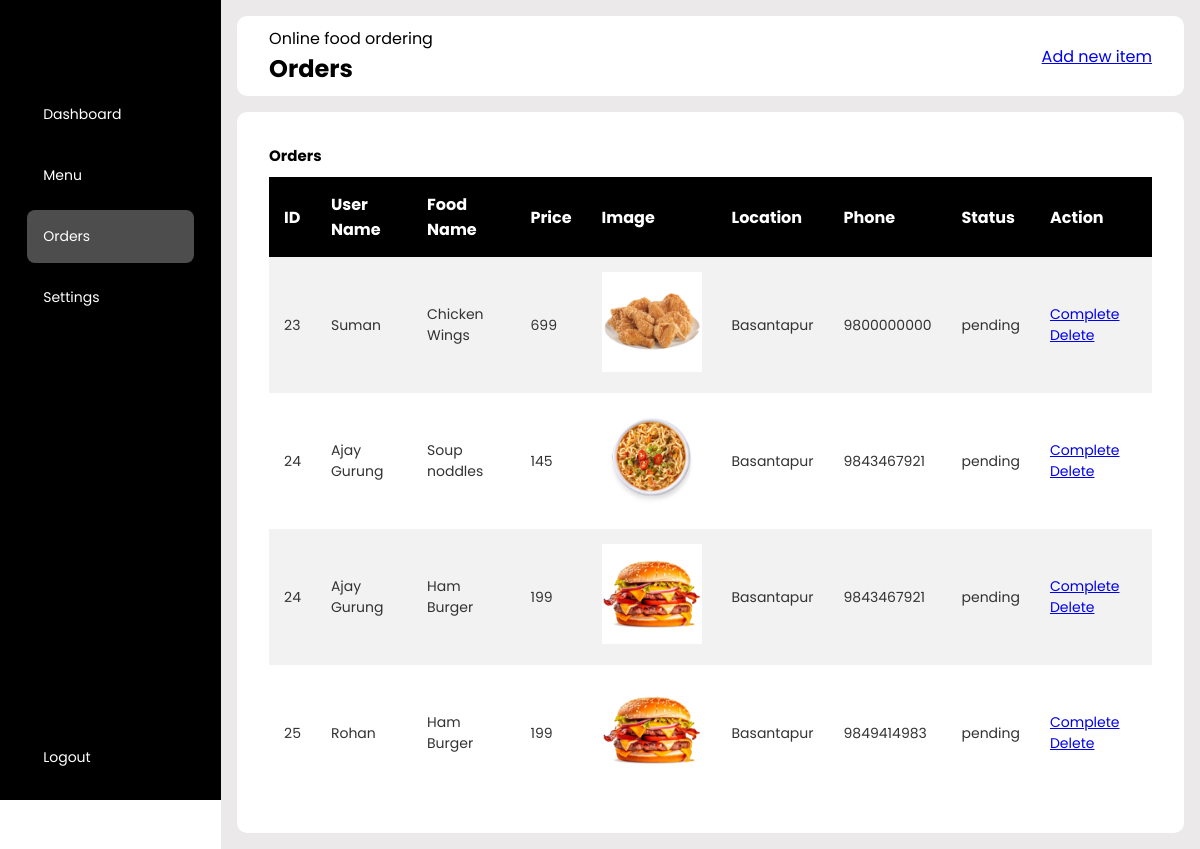
Screenshot of /admin/orders.php (signed in) with the database file from the repository.
### tables this page shows
CREATE TABLE `orders` (
  `id` int(11) NOT NULL,
  `user_id` int(11) NOT NULL,
  `created_at` timestamp NOT NULL DEFAULT current_timestamp(),
  `status` varchar(255) NOT NULL DEFAULT 'pending',
  `total` decimal(10,2) NOT NULL,
  `location` varchar(255) NOT NULL
);

CREATE TABLE `users` (
  `id` int(11) NOT NULL,
  `email` varchar(100) NOT NULL,
  `password` varchar(100) NOT NULL,
  `phone` bigint(10) NOT NULL,
  `fullname` varchar(100) NOT NULL
);

CREATE TABLE `foods` (
  `id` int(11) NOT NULL,
  `name` varchar(200) NOT NULL,
  `description` text NOT NULL,
  `price` bigint(20) NOT NULL,
  `image_path` varchar(100) NOT NULL
);

### admin/orders.php (the view, shortened to what this page needs)
 <?php session_start();
 include_once '../utils/db.php';
 $query = "SELECT o.id AS orderid, o.status, u.fullname, u.phone, f.name, f.price, f.image_path, o.location
 FROM orders AS o
 JOIN order_items AS oi ON o.id = oi.order_id
 JOIN users AS u ON o.user_id = u.id
 JOIN foods AS f ON oi.food_id = f.id";
 $result = $conn->query($query);
 ?>
 <!DOCTYPE html>
 <html lang="en">
 <head>
   <link rel="stylesheet" href="../css/dashboard.css">
   <link rel="stylesheet" href="https://cdnjs.cloudflare.com/ajax/libs/font-awesome/6.5.1/css/all.min.css"
/>
 </head>
 <body>
   <div class="sidebar">
     <div class="logo"></div>
     <ul class="menu">
       <li>
         <a href="./dashboard.php">
           <span>Dashboard</span>
         </a>
       </li>
       <li>
         <a href="./menu.php">
           <span>Menu</span>
         </a>
       </li>
       <li class="active">
         <a href="./orders.php">
           <span>Orders</span>
         </a>
       </li>
       <li>
         <a href="">
           <span>Settings</span>
         </a>
       </li>
       <li class="logout">
         <a href="">
           <span><a href="../actions/logout_action.php">Logout</a></span>
         </a>
       </li>
     </ul>
   </div>
   <div class="main_content">
     <div class="header">
       <div class="header_title">
         <span>Online food ordering</span>
         <h2>Orders</h2>
       </div>
         <div class="header_search">
             <span>
                 <a href="./add_menu_item.php">Add new item</a>
             </span>
         </div>
     </div>
     <div class="tabular">
       <h3 class="main_title">Orders</h3>
       <div class="table_container">
         <table>
           <thead>
             <tr>
               <th>ID</th>
               <th>User Name</th>
               <th>Food Name</th>
               <th>Price</th>
               <th>Image</th>
                 <th>Location</th>
                 <th>Phone</th>
                 <th>Status</th>
               <th>Action</th>
             </tr>
           </thead>
           <tbody>
             <?php
             while ($row = $result->fetch_assoc()) { ?>
                 <tr>
                     <td><?php echo $row['orderid']; ?></td>
                     <td><?php echo $row['fullname']; ?></td>
                     <td><?php echo $row['name']; ?></td>
                     <td><?php echo $row['price']; ?></td>
                     <td><img src="../<?php echo $row['image_path']; ?>" alt="food image" style="width: 100px;"></td>
                     <td><?php echo $row['location']; ?></td>
                     <td><?php echo $row['phone']; ?></td>
                     <td><?php echo $row['status']; ?></td>
                     <td>
                         <?php if ($row['status'] == 'pending') { ?>
                             <a href="../actions/update_order_status.php?orderid=<?php echo $row['orderid']; ?>&status=completed">Complete</a>
                         <?php } else { ?>
                             <a href="../actions/update_order_status.php?orderid=<?php echo $row['orderid']; ?>&status=pending">Pending</a>
                         <?php } ?>
                         <a href="../actions/delete_order.php?orderid=<?php echo $row['orderid']; ?>">Delete</a>
                     </td>
                 </tr>
             <?php } ?>
           </tbody>
         </table>
       </div>
     </div>
   </div>
 </body>
 </html>

### css/dashboard.css (style rules this page uses)
* { margin: 0; padding: 0; border: none; outline: none; box-sizing: border-box; font-family: "Poppins", sans-serif; }
body { display: flex; }
.sidebar { position: sticky; top: 0; left: 0; bottom: 0; width: 260px; height: 100vh; padding: 0 1.7rem; color: #fff; overflow: hidden; background-color: black; }
.logo { height: 80px; padding: 16px; }
.menu { height: 88%; position: relative; list-style: none; padding: 0; }
.menu li { padding: 1rem; margin: 8px 0; border-radius: 8px; transition: all 0.5s ease-in-out; }
.menu li:hover , .active { background: #e0e0e058; }
.menu a { color: #fff; font-size: 14px; text-decoration: none; display: flex; align-items: center; gap: 1.5rem; }
.menu a span { overflow: hidden; }
.logout { position: absolute; bottom: 0; left: 0; width: 100%; }
.main_content { position: relative; background: #ebe9e9; width: 100%; padding: 1rem; }
.header { display: flex; justify-content: space-between; align-items: center; flex-wrap: wrap; background: #fff; border-radius: 10px; padding: 10px 2rem; margin-bottom: 1rem; }
.header_title { color:black; }
.main_title { color: black; padding-bottom: 10px; font-size: 15px; }
.tabular { background: #fff; margin-top: 1rem; border-radius: 10px; padding: 2rem; }
.table_container { width: 100%; }
table { width: 100%; border-collapse: collapse; }
thead { background: black; color: #fff; }
th { padding: 15px; text-align: left; }
tbody { background: #f2f2f2; }
td { padding: 15px; font-size: 14px; color: #333; }
tr:nth-child(even) { background: #fff; }

### rows the page displays
orders: id "23", user.fullname "Suman", foods.name "Chicken Wings", foods.price "699", foods.image_path (picture), location "Basantapur", user.phone "9800000000", status "pending"
orders: id "24", user.fullname "Ajay Gurung", foods.name "Soup noddles", foods.price "145", foods.image_path (picture), location "Basantapur", user.phone "9843467921", status "pending", foods.name "Ham Burger", foods.price "199"
orders: id "25", user.fullname "Rohan", foods.name "Ham Burger", foods.price "199", foods.image_path (picture), location "Basantapur", user.phone "9849414983", status "pending"
